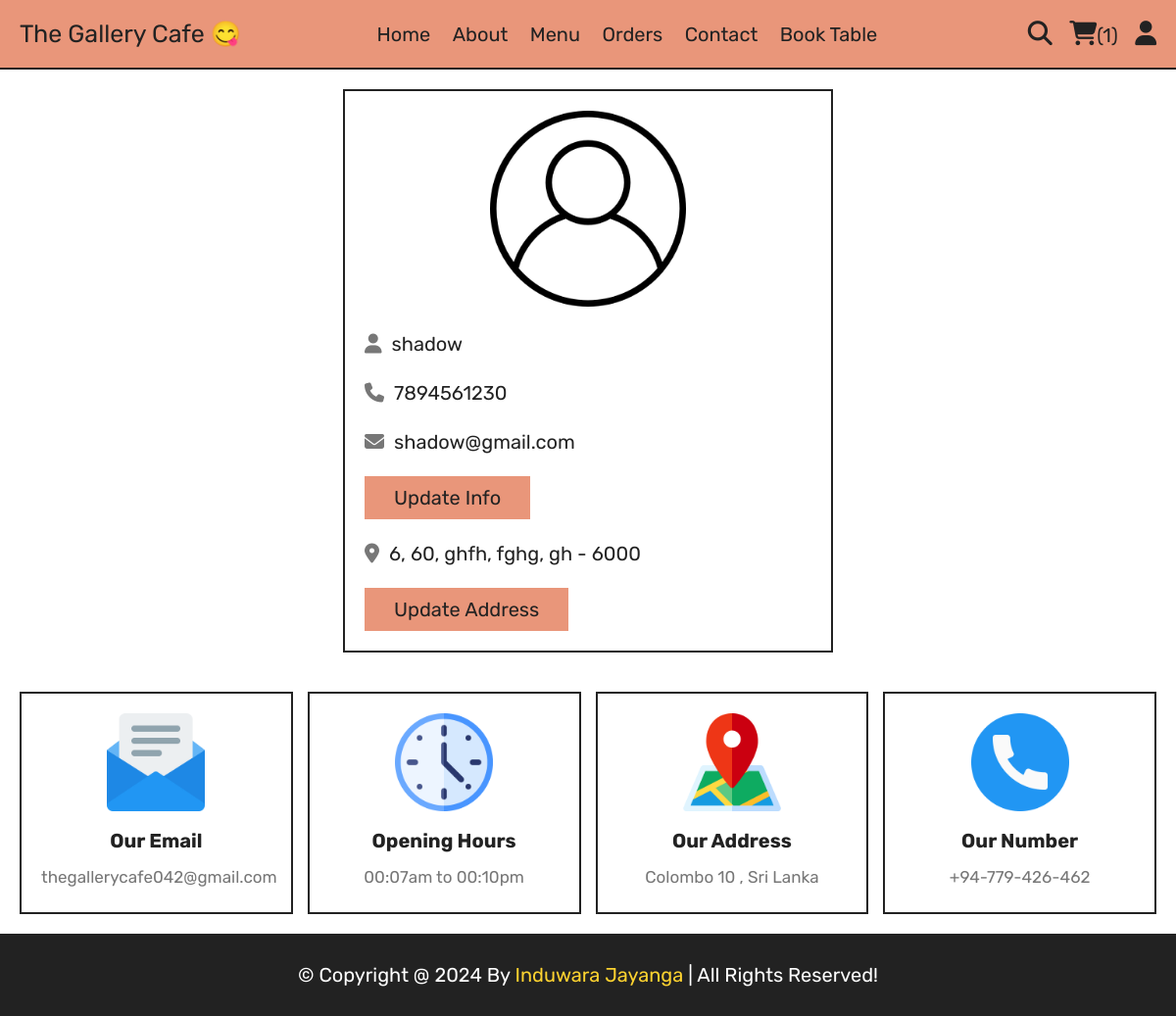
Screenshot of /profile.php (signed in) with the database file from the repository.
### tables this page shows
CREATE TABLE `users` (
  `id` int(100) NOT NULL,
  `name` varchar(20) NOT NULL,
  `email` varchar(50) NOT NULL,
  `number` varchar(11) NOT NULL,
  `password` varchar(50) NOT NULL,
  `address` varchar(500) NOT NULL
);

### profile.php (the view, shortened to what this page needs)
<?php
include 'components/connect.php';
?>
<!DOCTYPE html>
<html lang="en">
<head>
   <link rel="stylesheet" href="https://cdnjs.cloudflare.com/ajax/libs/font-awesome/6.1.1/css/all.min.css">
   <link rel="stylesheet" href="css/styles.css">
</head>
<body>
<?php include 'components/user_header.php'; ?>
<section class="user-details">
   <div class="user">
      <img src="images/user-icon.png" alt="">
      <p><i class="fas fa-user"></i><span><span><?= $fetch_profile['name']; ?></span></span></p>
      <p><i class="fas fa-phone"></i><span><?= $fetch_profile['number']; ?></span></p>
      <p><i class="fas fa-envelope"></i><span><?= $fetch_profile['email']; ?></span></p>
      <a href="update_profile.php" class="btn">update info</a>
      <p class="address"><i class="fas fa-map-marker-alt"></i><span><?php if($fetch_profile['address'] == ''){echo 'please enter your address';}else{echo $fetch_profile['address'];} ?></span></p>
      <a href="update_address.php" class="btn">update address</a>
   </div>
</section>
<?php include 'components/footer.php'; ?>
</body>
</html>

### css/styles.css (style rules this page uses)
:root { --yellow:#fed330; --red:#e74c3c; --white:#fff; --black:#222; --light-color:#777; --border:.2rem solid var(--black); }
* { font-family: 'Rubik', sans-serif; margin:0; padding:0; box-sizing: border-box; outline: none; border: none; text-decoration: none; }
html { font-size: 62.5%; overflow-x: hidden; scroll-behavior: smooth; stop-opacity: 7rem; }
body { background-color:#fff; }
section { margin:0 auto; max-width: 1200px; padding:2rem; }
.btn, .delete-btn { margin-top: 1rem; display: inline-block; font-size: 2rem; padding:1rem 3rem; cursor: pointer; text-transform: capitalize; transition: .2s linear; }
.btn { background-color: var(--red); color:var(--black); }
.btn { background-color: darksalmon; color:var(--black); }
.user-details .user { max-width: 50rem; margin:0 auto; border:var(--border); padding:2rem; }
.user-details .user img { width: 100%; height: 20rem; object-fit: contain; margin-bottom: 1rem; }
.user-details .user p { padding:1rem 0; line-height: 1.5; font-size: 2rem; }
.user-details .user p span { color:var(--black); }
.user-details .user p i { margin-right: 1rem; color:var(--light-color); }
.user-details .user .address { margin-top: 1rem; }

### rows the page displays
users: name "shadow", number "7894561230", email "shadow@gmail.com", address "6, 60, ghfh, fghg, gh - 6000"

### other values shown
$total_cart_items "1"
